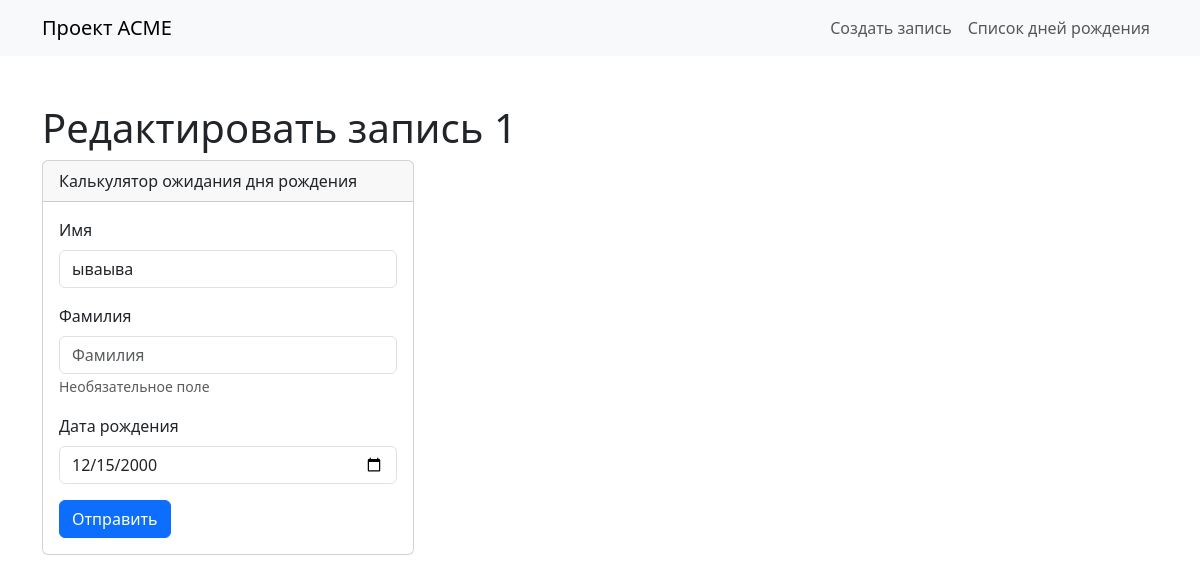
Screenshot of /birthday/1/edit/ with the database file from the repository.
### birthday/models.py (models this page shows, shortened)
class Birthday(models.Model):
    first_name = models.CharField('Имя', max_length=20)
    last_name = models.CharField('Фамилия', max_length=20, help_text='Необязательное поле', blank=True)
    birthday = models.DateField('Дата рождения', validators=(real_age,))

### birthday/views.py (the view)
# urls.py: path('<int:pk>/edit/', views.BirthdayUpdateView.as_view(), name='edit'),
class BirthdayUpdateView(UpdateView):
    model = Birthday
    form_class = BirthdayForm

### birthday/forms.py (shortened to what this page needs)
class BirthdayForm(forms.ModelForm):
    class Meta:
        model = Birthday
        fields = ('first_name', 'last_name', 'birthday')
        widgets = {'birthday': forms.DateInput(attrs={'type': 'date'})}

### templates/birthday/birthday_form.html (shortened to what this page needs)
{% extends "base.html" %}
{% load django_bootstrap5 %}
{% block content %}
  {% with data=form.instance %}
    {% if '/edit/' in request.path %}
      <h1>Редактировать запись {{ data.pk }}</h1>
    {% else %}
      <h1>Создать запись</h1>
    {% endif %}
    <div class="card col-4">
      <div class="card-header">
        Калькулятор ожидания дня рождения
      </div>
      <div class="card-body">
        <form method="post">
          {% bootstrap_form form %}
          {% bootstrap_button button_type="submit" content="Отправить" %}
        </form>
      </div>
    </div>
  {% endwith %}
{% endblock %}

### rows the page displays
Birthday: pk "1", first_name "ываыва", birthday "12/15/2000"
